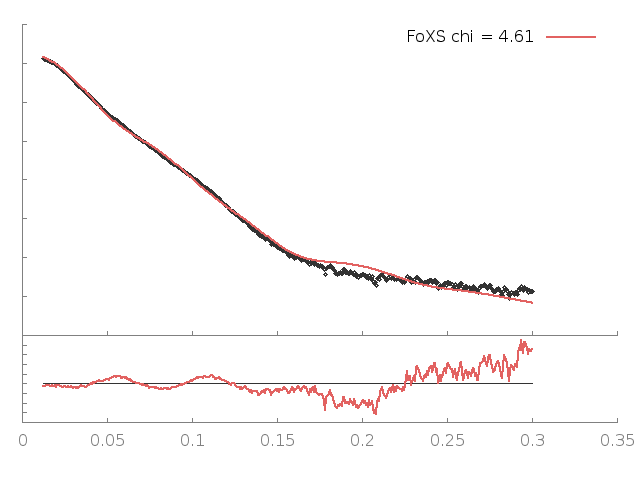

Write gnuplot code to recreate this figure.
set terminal png enhanced; set output "23910.B99990074_23910_merged3.png";
set lmargin 2; set rmargin 2;set multiplot
set origin 0,0;set size 1,0.3; set tmargin 0; set bmargin 3;set ylabel '';set format y '';set xtics nomirror;set ytics nomirror; set border 3
set style line 11 lc rgb '#808080' lt 1;set border 3 back ls 11;f(x)=1
plot f(x) notitle lc rgb '#333333', '23910.B99990074_23910_merged3.dat' u 1:($2/$3) notitle w lines lw 2.5 lc rgb '#e26261'
set origin 0,0.3;set size 1,0.69; set bmargin 0; set tmargin 1;set xlabel ''; set format x ''; set ylabel '';
plot '23910.B99990074_23910_merged3.dat' u 1:2 thru log(y) notitle lc rgb '#333333' pt 6 ps 0.8, '23910.B99990074_23910_merged3.dat' u 1:3 thru log(y) t 'FoXS chi = 4.61' w lines lw 2.5 lc rgb '#e26261'
unset multiplot
reset
